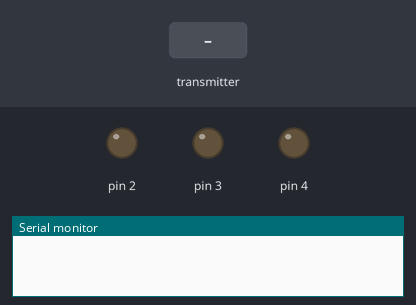
Bench run of a sketch on a simulated Arduino Uno, built with avr-gcc and run on an emulated ATmega328P. Shown: output pins drawn as LEDs (lit = HIGH), the last lines printed to the serial monitor. The test bench sets the inputs (shaded band). No radio packets arrive unless stated.

Above: at 1.2 s.
1.3 s: the transmitter starts sending DATA.0 = 0
At 2.5 s:
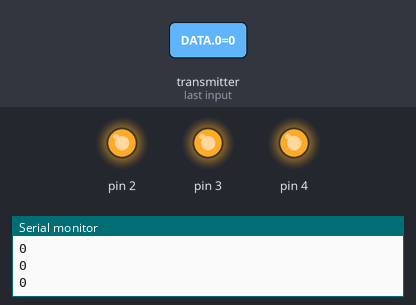
2.8 s: the transmitter starts sending DATA.1 = 256
At 3.8 s:
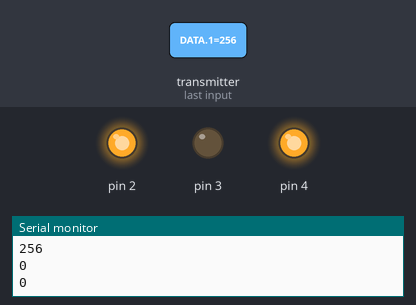
4.3 s: the transmitter starts sending DATA.2 = 512
At 4.9 s:
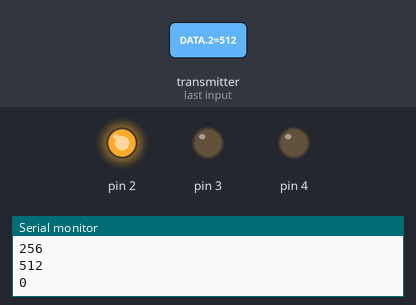
5.8 s: the transmitter starts sending DATA.1 = 0
At 7.0 s:
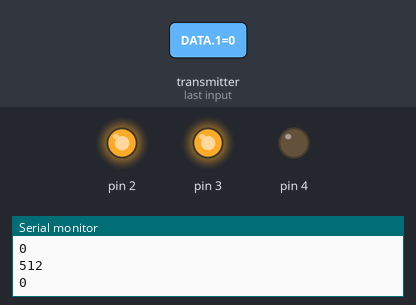
7.3 s: the transmitter starts sending DATA.0 = 1023
At 8.4 s:
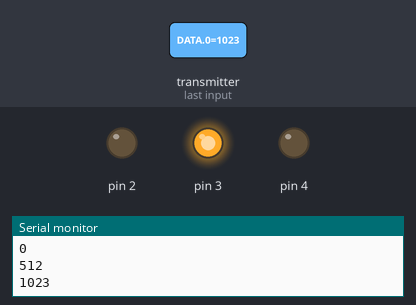
8.8 s: the transmitter starts sending DATA.2 = 0
At 9.5 s:
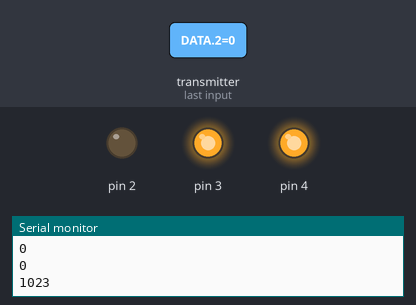
Timing chart, 0 to 11.3 s (numbered marks = the images above; inputs shaded):
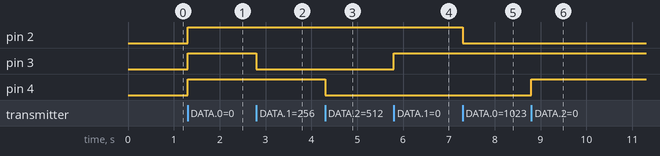

The sketch:

rec.ino
```cpp
#include <RF24.h>
#include <SPI.h>

RF24 radio(9,10);
const byte rxAddr[6] = "00001";
int DATA[3];

void setup()
{
  Serial.begin(115200);
  radio.begin();
  radio.openReadingPipe(0,rxAddr);
  radio.startListening();

  pinMode(2,OUTPUT);
  pinMode(3,OUTPUT);
  pinMode(4,OUTPUT);
}

void loop()
{
  while(radio.available())
  {
    radio.read(DATA,sizeof(DATA));
    Serial.println(DATA[1]);
    Serial.println(DATA[2]);
    Serial.println(DATA[3]);
    digitalWrite(2,!DATA[0]);
    digitalWrite(3,!DATA[1]);
    digitalWrite(4,!DATA[2]);
  }
}
```

Measured:
- after the input at 1.3 s, pin 2–4: LOW → HIGH at once
- after the input at 2.8 s, pin 3: HIGH → LOW at once
- after the input at 4.3 s, pin 4: HIGH → LOW at once
- after the input at 5.8 s, pin 3: LOW → HIGH at once
- after the input at 7.3 s, pin 2: HIGH → LOW at once
- after the input at 8.8 s, pin 4: LOW → HIGH at once
